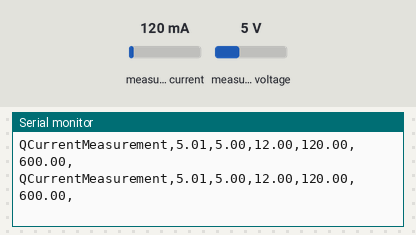
A sketch run on a simulated Arduino Leonardo, built with avr-gcc and run on an emulated ATmega32U4. Parts: the last lines printed to the serial monitor. The test bench sets the inputs (shaded band); at power-on: measured current 120 mA, measured voltage 5 V.

Above: at 1.2 s.
1.3 s: measured current set to 500 mA
At 2.3 s:
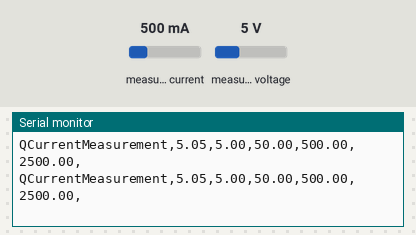
4.3 s: measured voltage set to 11.2 V
At 5.2 s:
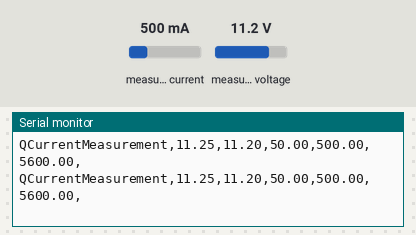
7.3 s: measured current set to 40 mA
At 7.9 s:
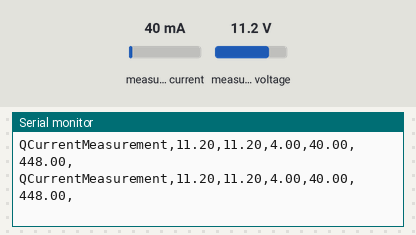
Timing chart, 0 to 10.3 s (numbered marks = the images above; inputs shaded):
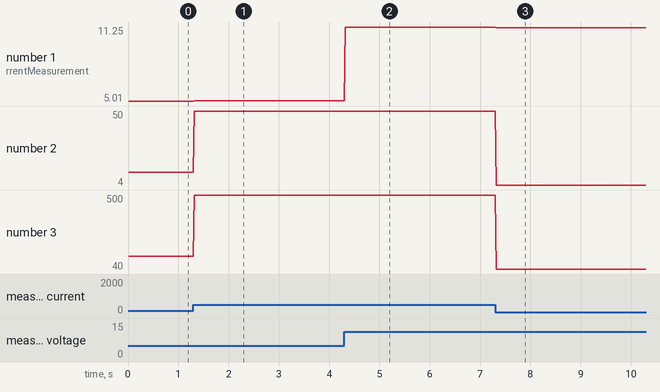

Measured:
- after the input at 1.3 s, the serial monitor: prints a new line at once (image 1)
- after the input at 4.3 s, the serial monitor: prints a new line at once (image 2)
- after the input at 7.3 s, the serial monitor: prints a new line at once (image 3)
- plotted number 1: 5.01 → 5.05 after the input at 1.3 s, 5.05 → 11.25 after the input at 4.3 s
- plotted number 2: 12 → 50 after the input at 1.3 s, 50 → 4 after the input at 7.3 s
- plotted number 3: 120 → 500 after the input at 1.3 s, 500 → 40 after the input at 7.3 s

The sketch:

Firmware.ino
```cpp
#include <Wire.h>
#include <Adafruit_INA219.h>
#include <ArduinoJson.h>

Adafruit_INA219 ina219;

int i = 0;

enum states
{
  STATE_INIT,
  STATE_ACQUISITION
};

states state = STATE_INIT;

void setup(void)
{
  Serial.begin(115200);
  while (!Serial)
  {
      // will pause Zero, Leonardo, etc until serial console opens
      delay(1);
  }

  // Initialize the INA219.
  // By default the initialization will use the largest range (32V, 2A).  However
  // you can call a setCalibration function to change this range (see comments).
  if (! ina219.begin())
  {
    Serial.println("Failed to find INA219 chip");
    while (1) { delay(10); }
  }
  else
  {
    Serial.println("INA219 found!");
  }
  // To use a slightly lower 32V, 1A range (higher precision on amps):
  //ina219.setCalibration_32V_1A();
  // Or to use a lower 16V, 400mA range (higher precision on volts and amps):
  //ina219.setCalibration_16V_400mA();

}

void loop(void)
{
  float shuntvoltage = 0;
  float busvoltage = 0;
  float current_mA = 0;
  float loadvoltage = 0;
  float power_mW = 0;

  shuntvoltage = ina219.getShuntVoltage_mV();
  busvoltage = ina219.getBusVoltage_V();
  current_mA = ina219.getCurrent_mA();
  power_mW = ina219.getPower_mW();
  loadvoltage = busvoltage + (shuntvoltage / 1000);

  Serial.print("QCurrentMeasurement,");
  Serial.print(loadvoltage);
  Serial.print(",");
  Serial.print(busvoltage);
  Serial.print(",");
  Serial.print(shuntvoltage);
  Serial.print(",");
  Serial.print(current_mA);
  Serial.print(",");
  Serial.print(power_mW);
  Serial.print(",");
  Serial.println("");
  delay(10);
}
```
